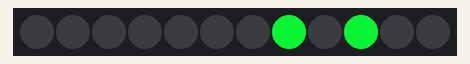
Recording of a sketch running on a simulated ATtiny85, built with avr-gcc and run on an emulated ATtiny85. Shown: 12 RGB LEDs in strip order, left to right.

Above: at 0.11 s.
At 0.64 s:
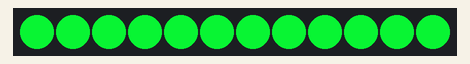

The sketch:

Boucle_Leds_Laetitia_Favart.ino
```cpp
/* Commentaires du programme
Carte utilisée : Arduino Mega ADK*/

//Importation des bibliothèques
#include "Adafruit_WS2801.h"
#include "SPI.h" // Comment out this line if using Trinket or Gemma
#ifdef __AVR_ATtiny85__
#include <avr/power.h>
#endif

//Déclaration des pins des câbles jaune et vert
uint8_t dataPin  = 2;    // Câble jaune
uint8_t clockPin = 3;    // Câble vert

//Déclaration du nombre de leds sur la guirlande
Adafruit_WS2801 strip = Adafruit_WS2801(12, dataPin, clockPin);

//Définition de la fréquence de communication et mise en place des leds en mode "on"
void setup() {
  Serial.begin(9600);
  #if defined(__AVR_ATtiny85__) && (F_CPU == 16000000L)
    clock_prescale_set(clock_div_1);
  #endif
  strip.begin();
  strip.show();
}

//Définition du tableau des leds (disposition)
int led[3][4] = { // tableau de char à 2 dimensions
  {0,5,6,11},
  {1,4,7,10},
  {2,3,8,9}
};

void loop() {
  /*Communication avec la Raspberry Pi*/
 /* if (Serial.available())  {
    readValue = Serial.read();
    Serial.println(readValue);
    Serial.println(readValue - '0');
    light(readValue - '0');
    }*/

  /*Appel individuel des fonctions à effectuer*/
  //cold_rainbow(450);
  //vertical_bar(led,200);
  //horizontal_bar(led,200);
  //horizontal_spiral_lt(led,200);
  //horizontal_spiral_tl(led,200);
  //shift_spiral_lt(50);
  shift_spiral_tl(50);
}

/*Déclaration des fonctions de base*/
//Création de la couleur à partir du code RGB
uint32_t Color(byte r, byte g, byte b){
  uint32_t c;
  c = r;
  c <<= 8;
  c |= g;
  c <<= 8;
  c |= b;
  return c;
}

//Fonction affichage
void display(uint16_t wait){
  strip.show();
  delay(wait);
}

//Initialisation colonne
void initialize_column(int led[3][4],int j,int r, int g, int b){
  int i;
  for (i=0;i<3;i++){
      strip.setPixelColor(led[i][j], Color(r,g,b));
  }
}

//Initialisation ligne
void initialize_lign(int led[3][4],int i,int r, int g, int b){
  int j;
  for (j=0;j<4;j++){
      strip.setPixelColor(led[i][j], Color(r,g,b));
  }
}
//Fonction générale à partir de la commande RasberryPi


/*Déclaration des fonctions pour les comportements*/
//Décradé entre 2 couleurs froides
void cold_rainbow(uint16_t wait) {
  int i, j, r, g, b;
  r = 0;
  g = 150;
  b = 255;
  while (r < 155){
    for (i=0; i < strip.numPixels(); i++) {
      strip.setPixelColor(i, Color(r,g,b));
      r=r+1;
    }
    display(wait);
  }
  if(r = 154){
        while(g>31){
          for (i=0; i < strip.numPixels(); i++) {
            strip.setPixelColor(i, Color(r,g,b));
            g-=1;
          }
          display(wait);
        }
  }
  else{
       while(b>249){
            strip.setPixelColor(i, Color(r,g,b));
            b-=1;
        }
        display(wait);
      }
}

/*Effets de barres*/
//Tac Tic Tok Tek
void vertical_bar(int led[3][4],uint16_t wait){
  int i,j;
  for (j=0;j<4;j++){
    switch(j){
      case 0 :
        initialize_column(led,0,255,0,0);
        display(wait);
        initialize_column(led,0,0,0,0);
        display(wait);
        break;
      case 1 :
        initialize_column(led,1,0,255,0);
        display(wait);
        initialize_column(led,1,0,0,0);
        display(wait);
        break;
      case 2 :
        initialize_column(led,2,0,0,255);
        display(wait);
        initialize_column(led,2,0,0,0);
        display(wait);
        break;
      case 3 :
        initialize_column(led,3,255,255,0);
        display(wait);
        initialize_column(led,3,0,0,0);
        display(wait);
        break;
    }
  }
  display(wait);
}

//Pif paf pouf
void horizontal_bar(int led[3][4],uint16_t wait){
  int i,j;
  for (i=0;i<3;i++){
    switch(i){
      case 0 :
        initialize_lign(led,0,255,0,0);
        display(wait);
        initialize_lign(led,0,0,0,0);
        display(wait);
        break;
      case 1 :
        initialize_lign(led,1,0,255,0);
        display(wait);
        initialize_lign(led,1,0,0,0);
        display(wait);
        break;
      case 2 :
        initialize_lign(led,2,0,0,255);
        display(wait);
        initialize_lign(led,2,0,0,0);
        display(wait);
        break;
    }
  }
  display(wait);
}

/*Modèle de Spirales*/
//Spriral horizontal bas en haut
void horizontal_spiral_lt(int led[3][4],uint16_t wait){
  int h,i,j;
  for (h=0;h<strip.numPixels();h++){
    strip.setPixelColor(h, Color(0,0,0));
  }
  display(wait);
  for (i=0;i<3;i++){
    for (j=0;j<4;j++){
      strip.setPixelColor(led[i][j], Color(7,222,46));
      display(wait);
    }
  }
}

//Spriral horizontal haut en bas
void horizontal_spiral_tl(int led[3][4],uint16_t wait){
  int h,i,j;
  for (h=0;h<strip.numPixels();h++){
    strip.setPixelColor(h, Color(0,0,0));
  }
  display(wait);
  for (i=3;i>0;i--){
    for (j=4;j>0;j--){
      strip.setPixelColor(led[i-1][j-1], Color(7,222,46));
      display(wait);
    }
  }
}

//Spiral décalage bas en haut
void shift_spiral_lt(uint16_t wait){
  int h,i,j;
  int tab[4][3]={{0,4,8},{5,7,9},{6,10,2},{11,1,3}};
  for (h=0;h<strip.numPixels();h++){
    strip.setPixelColor(h, Color(0,0,0));
  }
  display(wait);
  for (i=0;i<4;i++){
    for(j=0;j<3;j++){
      strip.setPixelColor(tab[i][j], Color(7,222,46));
      display(wait);
    }
  }
}

//Spiral décalage haut en bas
void shift_spiral_tl(uint16_t wait){
  int h,i,j;
  int tab[4][3]={{9,7,5},{8,4,0},{3,1,11},{2,10,6}};
  for (h=0;h<strip.numPixels();h++){
    strip.setPixelColor(h, Color(0,0,0));
  }
  display(wait);
  for (i=0;i<4;i++){
    for(j=0;j<3;j++){
      strip.setPixelColor(tab[i][j], Color(7,222,46));
      display(wait);
    }
  }
}
```

Measured:
- by itself, everything shown: repeats every 0.68 s, in 13 steps
